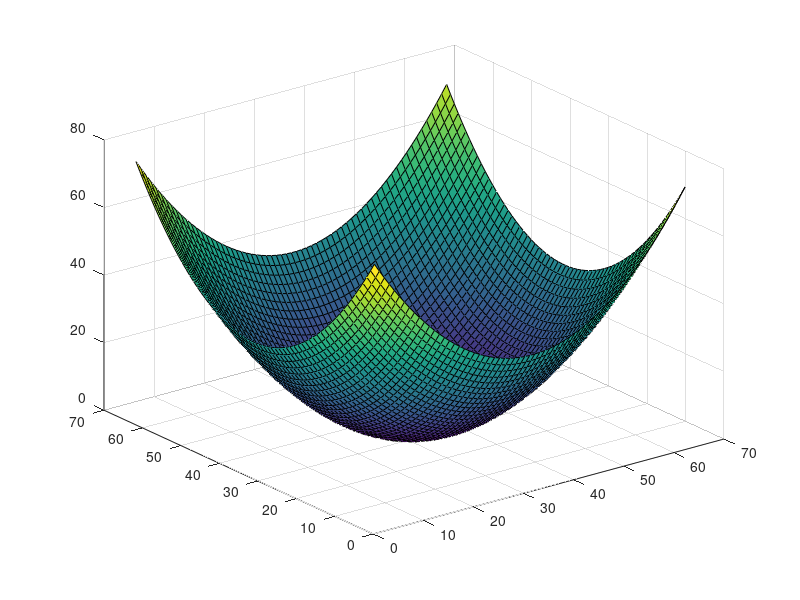
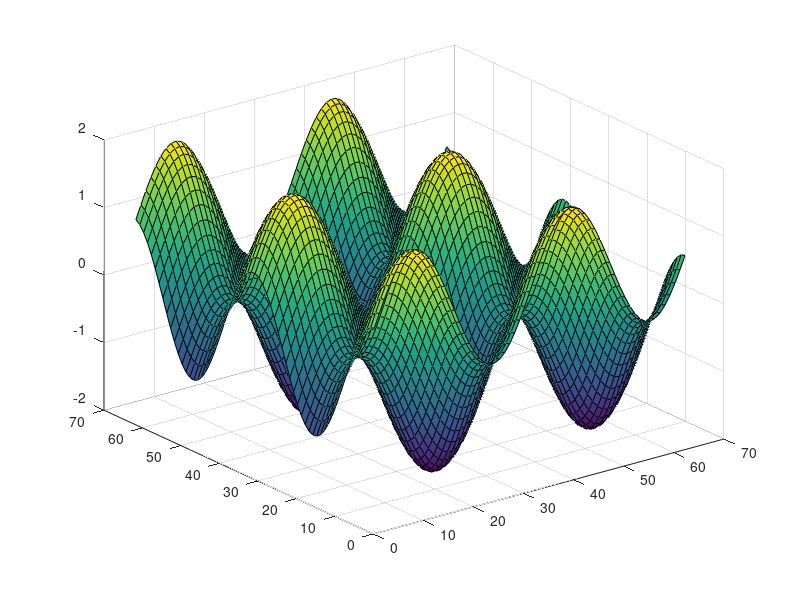
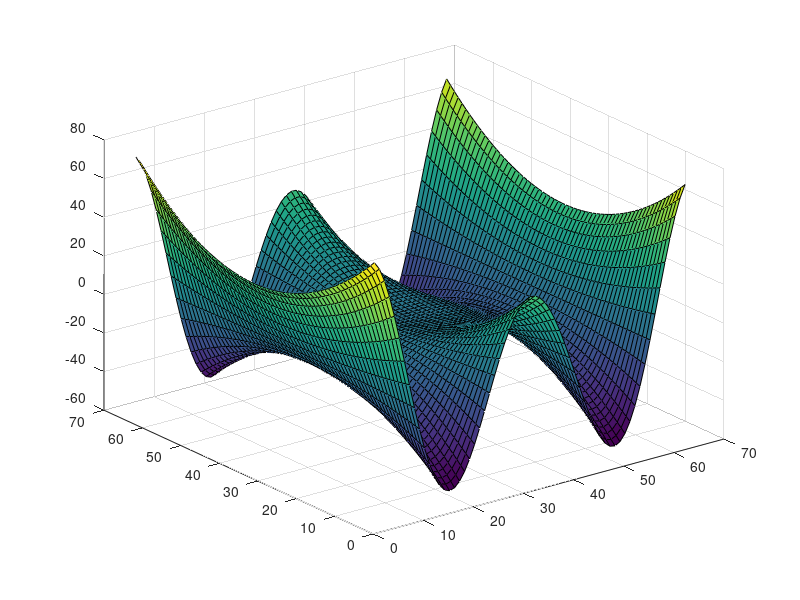

These charts were generated, in order, by the following MATLAB code:
clear;
x=-2*pi:0.2:2*pi;
y=-2*pi:0.2:2*pi;
[X,Y]=meshgrid(x,y);% Very useful - used to generate all pairs of co-ordinates
%pairs all combinations of 2 pieces of data
%z=x^2+y^2
figure;
Z=X.^2+Y.^2;
surf(Z)%cell numbers are the co-ordinates
%z=sinx+siny
figure;% why figure ? Hold ON ?
Z=sin(X)+cos(Y);
surf(Z)
%z=(x^2+y^2)*cos(x)
figure;
Z=(X.^2+Y.^2).*cos(X);
surf(Z)
